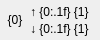
<?xml version="1.0" encoding="UTF-8"?>
<ui version="4.0">
 <class>center</class>
 <widget class="QWidget" name="center">
  <property name="geometry">
   <rect>
    <x>0</x>
    <y>0</y>
    <width>100</width>
    <height>40</height>
   </rect>
  </property>
  <property name="cursor">
   <cursorShape>PointingHandCursor</cursorShape>
  </property>
  <property name="windowTitle">
   <string>Form</string>
  </property>
  <property name="toolTip">
   <string>行動是治癒恐懼的良藥，而猶豫、拖延將不斷滋養恐懼</string>
  </property>
  <layout class="QHBoxLayout" name="horizontalLayout">
   <property name="spacing">
    <number>0</number>
   </property>
   <property name="leftMargin">
    <number>0</number>
   </property>
   <property name="topMargin">
    <number>0</number>
   </property>
   <property name="rightMargin">
    <number>0</number>
   </property>
   <property name="bottomMargin">
    <number>0</number>
   </property>
   <item>
    <widget class="QLabel" name="memUse">
     <property name="minimumSize">
      <size>
       <width>30</width>
       <height>0</height>
      </size>
     </property>
     <property name="maximumSize">
      <size>
       <width>30</width>
       <height>16777215</height>
      </size>
     </property>
     <property name="cursor">
      <cursorShape>PointingHandCursor</cursorShape>
     </property>
     <property name="text">
      <string>{0}</string>
     </property>
     <property name="alignment">
      <set>Qt::AlignCenter</set>
     </property>
    </widget>
   </item>
   <item>
    <layout class="QVBoxLayout" name="verticalLayout">
     <property name="spacing">
      <number>0</number>
     </property>
     <property name="topMargin">
      <number>3</number>
     </property>
     <property name="bottomMargin">
      <number>3</number>
     </property>
     <item>
      <widget class="QLabel" name="netUp">
       <property name="minimumSize">
        <size>
         <width>65</width>
         <height>0</height>
        </size>
       </property>
       <property name="cursor">
        <cursorShape>PointingHandCursor</cursorShape>
       </property>
       <property name="text">
        <string>↑ {0:.1f} {1}</string>
       </property>
      </widget>
     </item>
     <item>
      <widget class="QLabel" name="netDown">
       <property name="minimumSize">
        <size>
         <width>65</width>
         <height>0</height>
        </size>
       </property>
       <property name="cursor">
        <cursorShape>PointingHandCursor</cursorShape>
       </property>
       <property name="text">
        <string>↓ {0:.1f} {1}</string>
       </property>
      </widget>
     </item>
    </layout>
   </item>
  </layout>
 </widget>
 <resources/>
 <connections/>
</ui>
